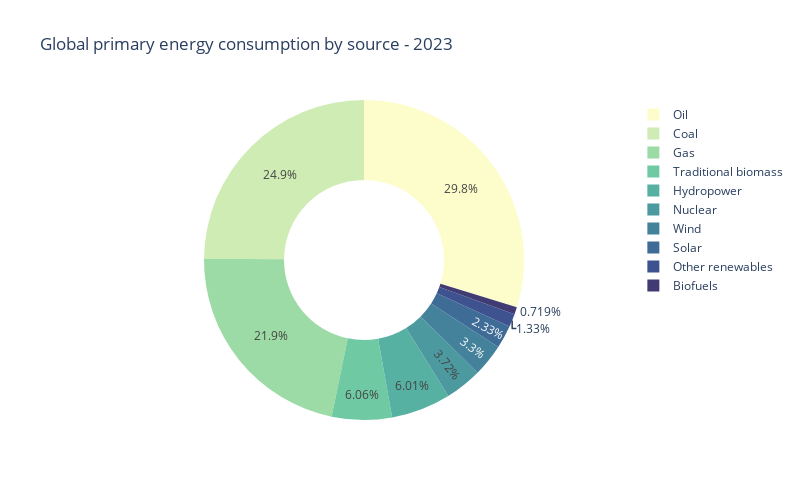

Notebook source saved alongside this figure:
### Markdown cell above
5. Transform the pie into a donut by adding the input `hole`. This receives a double between zero and one which corresponds to the percentage of the hole.

### Code cell
fig = px.pie(df, values='Consumption', names='Source', 
              hole=0.5,
              color_discrete_sequence=px.colors.sequential.deep,
              width=800, height=500,
              title='Global primary energy consumption by source - 2023')
fig.show()

### Figure 1 — Plotly figure (JSON) as saved in the notebook; plotly's stock layout.template omitted (floating-point values rounded to 4 significant figures)
{"data": [{"domain": {"x": [0, 1], "y": [0, 1]}, "hole": 0.5, "hovertemplate": "Source=%{label}<br>Consumption=%{value}<extra></extra>", "labels": ["Other renewables", "Biofuels", "Solar", "Wind", "Hydropower", "Nuclear", "Gas", "Oil", "Coal", "Traditional biomass"], "legendgroup": "", "name": "", "showlegend": true, "type": "pie", "values": [2428.0, 1318.0, 4264.0, 6040.0, 11010.0, 6824.0, 40100.0, 54564, 45560.0, 11111]}], "layout": {"height": 500, "legend": {"tracegroupgap": 0}, "piecolorway": ["rgb(253, 253, 204)", "rgb(206, 236, 179)", "rgb(156, 219, 165)", "rgb(111, 201, 163)", "rgb(86, 177, 163)", "rgb(76, 153, 160)", "rgb(68, 130, 155)", "rgb(62, 108, 150)", "rgb(62, 82, 143)", "rgb(64, 60, 115)", "rgb(54, 43, 77)", "rgb(39, 26, 44)"], "title": {"text": "Global primary energy consumption by source - 2023"}, "width": 800}}
